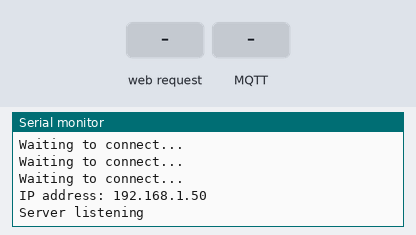
Recording of a sketch running on a simulated ESP8266 (NodeMCU). Parts: the last lines printed to the serial monitor. The inputs (shaded band) are chosen by the test bench. WiFi joins after 1.5 s; servers stay silent unless stated; no MQTT or app messages arrive unless stated.

Above: at 2.7 s.
2.8 s: HTTP request GET /save_settings?plain=1 received
At 3.2 s:
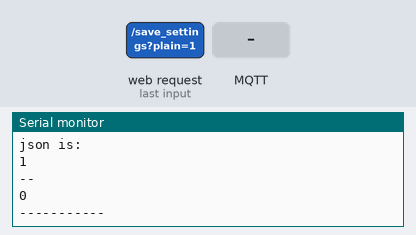
4.3 s: MQTT message "1" arrives on the first subscribed topic
At 5.3 s:
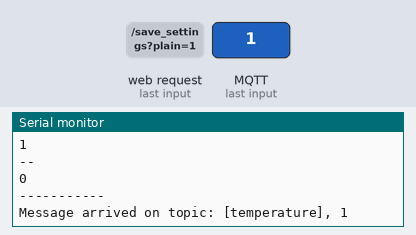
7.0 s: MQTT message "on" arrives on the first subscribed topic
At 7.4 s:
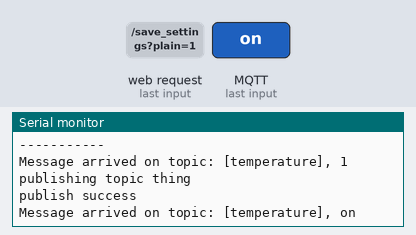
8.5 s: MQTT message "off" arrives on the first subscribed topic
At 9.3 s:
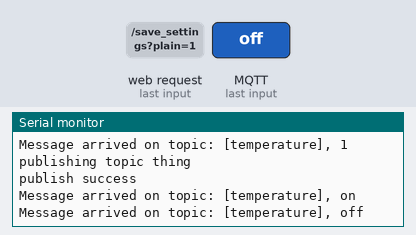

The sketch:

hw.ino
```cpp
#include <ESP8266WiFi.h>
#include <ESP8266WebServer.h>
#include <ArduinoJson.h>
#include <PubSubClient.h>

/*
 * 1. parse json and get appropriate settings
 * 2. save settings into eeprom
 * 3. create way to load settings out of eeprom
 * 4. create way to switch access point settings (probably reboot + read?)
 * 5. sample  mqtt at rate posted via webserver
 *
 *
 *
 *
 */


WiFiClient espClient;
PubSubClient client(espClient);
ESP8266WebServer server(80);

const char* mqtt_server = "10.0.139.212";
const char* clientID = "chipmunk";
const char* outTopic = "thing";
const char* inTopic = "thing";
const char* ssid = "WaveG Public WiFi";
const char* password =  "";

// @todo should add some reconnection logic
/*void reconnect() {
  // Loop until we're reconnected
  while (!client.connected()) {
    Serial.print("Attempting MQTT connection...");
    // Attempt to connect
    if (client.connect(clientID)) {
      Serial.println("connected");
      // Once connected, publish an announcement...
      client.publish(outTopic, clientID);
      // ... and resubscribe
      client.subscribe(inTopic);
    } else {
      Serial.print("failed, rc=");
      Serial.print(client.state());
      Serial.println(" try again in 5 seconds");
      // Wait 5 seconds before retrying
      delay(5000);
    }
  }
}*/

void callback(char* topic, byte* payload, unsigned int length) {
  // Conver the incoming byte array to a string
  payload[length] = '\0'; // Null terminator used to terminate the char array
  String message = (char*)payload;

  Serial.print("Message arrived on topic: [");
  Serial.print(topic);
  Serial.print("], ");
  Serial.println(message);
}

void setup() {
    Serial.begin(115200);
    WiFi.begin(ssid);  //Connect to the WiFi network

    while (WiFi.status() != WL_CONNECTED) {  //Wait for connection
        delay(500);
        Serial.println("Waiting to connect...");

    }

    Serial.print("IP address: ");
    Serial.println(WiFi.localIP());  //Print the local IP

    server.on("/", serve_index);
    server.on("/settings", send_wireless_settings);
    server.on("/save_settings", save_wireless_settings);

    server.begin(); //Start the server
    Serial.println("Server listening");

    client.setServer(mqtt_server, 1883);
    client.setCallback(callback);
    client.connect(clientID);
    client.subscribe("temperature");
}

int i = 0;
void loop() {
    server.handleClient(); //Handling of incoming requests
    client.loop();
    delay(40);  // 25 = 1second
    i++;

   if (!client.connected()){
      if (i % 25 == 0){
              Serial.println("warning client not connected");
      }
    }

    if (i % 100 == 0){
      i = 0;
      Serial.println("publishing topic thing");
      bool success = client.publish("thing", "hello");
      if (success){
        Serial.println("publish success");
      }else{
        Serial.println("publish failure");
      }
    }
}

void save_wireless_settings(){
     if (server.hasArg("plain")== false){ //Check if body received
            server.send(200, "text/plain", "Body not received");
            return;
     }

     String json = server.arg("plain");

     Serial.println("json is: ");
     Serial.println(json);
     Serial.println("--");

     StaticJsonBuffer<200> jsonBuffer;
     JsonObject& root = jsonBuffer.parseObject(json);

     bool is_ap    = root["is_access_point"];
     const char* network_name = root["network_name"];
     const char* network_password = root["network_password"];
     unsigned int sampling_rate = root["sampling_rate"];
     bool use_mqtt = root["use_mqtt"];
     bool is_output = root["is_output"];

     set_use_mqtt(use_mqtt);
     set_mode(is_output);
     set_sampling_frequency(sampling_rate);
     set_use_own_access_point(is_ap);
     Serial.println(String(sampling_rate));
     Serial.println(network_name);
     Serial.println(network_password);

     Serial.println("-----------");

     server.send(200, "text/plain", "ok");
}

void send_wireless_settings(){
  server.send(200, "text/plain", getSettingsAsString());
}

void serve_index()  {
    server.send(200, "text/html", read_html());
}
```

html.ino
```cpp
#include <ESP8266WiFi.h>

void test_print() {
    Serial.println("hello world from another");
}

String value = "<!doctype html><html style=\"height: 100%; width:  100%; font-family: 'Courier New'\" lang=\"en\"><body  style=\"margin: 0; padding: 0; height: 100%; width: 100%;\"><div style=\"width: 100%; height: 100%; background: linear-gradient(rgb(30,30,30), rgb(20,20,20)); display: flex; justify-content: center; align-items: center; flex-direction: column;\">    <div id=\"casing\">        <div id=\"content\">            <div id=\"title\"><div id=\"title_chip\">(chip)</div>munk</div>            <div id=\"access_point_settings\">                <div class=\"selectable selected\">access point</div>                <div class=\"selectable\">connect to wifi</div>            </div>            <div id=\"network_settings\">                <input placeholder=\"Name of Network\" />                <input placeholder=\"Network Password\" />            </div>            <div id=\"protocol_selection\">                <div id=\"protocol\">                    <div class=\"selectable\">http</div>                    <div class=\"selectable\">mqtt</div>                </div>                <div id=\"protocol_options\">                    <input placeholder=\"input mode url\"/>                </div>            </div>            <div id=\"mode\">                <div id=\"mode_selection\">                    <div class=\"selectable\">input</div>                    <div class=\"selectable\">output</div>                </div>                <div id=\"mode_options\">                    <input placeholder=\"sampling frequency\" />                </div>            </div>            <div id=\"controls\">                <button>Revert</button>                <button>Submit</button>            </div>        </div>    </div></div></body><head>    <meta charset=\"utf-8\">    <title>(chip)munk</title>    <script>        let deviceSettings = {        };        let settings = {          isAccessPoint: true,          protocol: 'http',        };        const selectIsAccessPoint = isAccessPoint => {          settings.isAccessPoint = isAccessPoint;        };        const selectProtocol = protocol => {            settings.protocol = protocol;        };    </script>    <style>        #casing {            padding: 5.5em;            box-shadow: 0px 4px 10px 2px orangered;            background: linear-gradient(rgb(34,34,34),rgb(28,28,28));        }        #content {            position: relative;            padding-top: 18px;            border: 1px solid rgb(40,40,40);        }        #title {            font-size: 48px;            color: whitesmoke;            display: flex;            justify-content: center;            position: relative;            width: 100%;        }        #title_chip {            color: orangered;        }        #network_settings {            position: relative;            width: 100%;            display: flex;        }        #access_point_settings {            padding: 22px;            display: flex;            justify-content: center;            border-top: 1px solid black;            border-bottom: 1px solid black;            margin: 18px;            background: brown;            color: whitesmoke;            box-shadow: 0px 0px 4px 1px black inset;        }        #protocol_selection{            color: white;            display: flex;            justify-content: space-evenly;            align-items: center;            padding-top: 48px;            padding-bottom: 28px;            width: 100%;            position: relative;        }        #protocol {            position: absolute;            left: 0;            width: 50%;            display: flex;            justify-content: center;        }        #protocol_options {            position: absolute;            left: 50%;            width: 50%;        }        #mode {            color: white;            padding-top: 28px;            padding-bottom: 28px;            width: 100%;            display: flex;            justify-content: space-evenly;            align-items: center;        }        #mode_selection {            position: absolute;            left: 0;            width: 50%;            justify-content: center;            display: flex;        }        #mode_options {            position: absolute;            right: 0;            width: 50%;        }        #controls {            display: flex;            justify-content: center;        }        .selectable {            cursor: pointer;            margin-right: 8px;            margin-left: 8px;        }        .selectable:hover {            color: silver;        }        .disabled {            cursor: not-allowed;        }        .selected {            border-bottom: 2px ridge white;        }        input {            background: none;            border: none;            border-bottom: 1px solid rgb(10,10,10);            padding-top: 8px;            padding-bottom: 8px;            width: 280px;            color: lightsteelblue;            text-align: center;        }        button {            background: none;            border: none;            color: white;            box-shadow: 0px 2px 1px 1px rgba(0, 0, 0, 0.34) inset;            padding: 18px;            cursor: pointer;            width: 180px;            margin-top: 40px;        }        .button:hover {            color: silver;        }    </style></head></html>";
String read_html() {
  return value;
}
```

wireless_settings.ino
```cpp
#include <ArduinoJson.h>

struct wireless_settings {
  bool is_using_own_access_point;
  String access_point_name;
  String access_point_password;
  bool is_output_mode;
  bool is_mqtt;
  unsigned int sampling_frequency;
};

struct wireless_settings load_settings(){
  wireless_settings settings;
  settings.is_using_own_access_point = true;
  settings.access_point_name = "";
  settings.access_point_password = "";
  settings.is_output_mode = false;
  settings.is_mqtt = false;
  settings.sampling_frequency = 1000;
  return settings;
}

wireless_settings settings = load_settings();

struct wireless_settings get_settings() {
  return settings;
}
void set_use_own_access_point(bool isOwnAccessPoint) {
  settings.is_using_own_access_point = isOwnAccessPoint;
}

void set_use_mqtt(bool use_mqtt){
  settings.is_mqtt = use_mqtt;
}
void set_mode(bool is_output_mode){
  settings.is_output_mode = is_output_mode;
}

void set_sampling_frequency(unsigned int sampling_frequency){
  settings.sampling_frequency = sampling_frequency;
}

void set_wifi_settings(String access_point_name, String access_point_password){
  settings.access_point_name = access_point_name;
  settings.access_point_password = access_point_password;
}

String getSettingsAsString(){
  /*
   * JsonObject& root = jsonBuffer.createObject();

  // Add values in the object
  //
  // Most of the time, you can rely on the implicit casts.
  // In other case, you can do root.set<long>("time", 1351824120);
  root["sensor"] = "gps";
  root["time"] = 1351824120;
   * String output;
  root.printTo(output);
   */
   StaticJsonBuffer<400> jsonBuffer; //@todo should calculate this better
   JsonObject& root = jsonBuffer.createObject();
   root["is_access_point"] = settings.is_using_own_access_point;
   root["network_name"] = settings.access_point_name;
   root["network_password"] = settings.access_point_password;
   root["mode"] = settings.is_mqtt ? "mqtt": "http";
   root["pin_mode"] = settings.is_output_mode ? "output" : "input";
   root["sampling_frequency"] = settings.sampling_frequency;
   String output;
   root.printTo(output);
   return output;
}
```

Measured:
- after the input at 2.8 s, the serial monitor: prints a new line at once (image 1)
- after the input at 4.3 s, the serial monitor: prints a new line at once (image 2)
- after the input at 7.0 s, the serial monitor: prints a new line at once (image 3)
- after the input at 8.5 s, the serial monitor: prints a new line at once (image 4)
